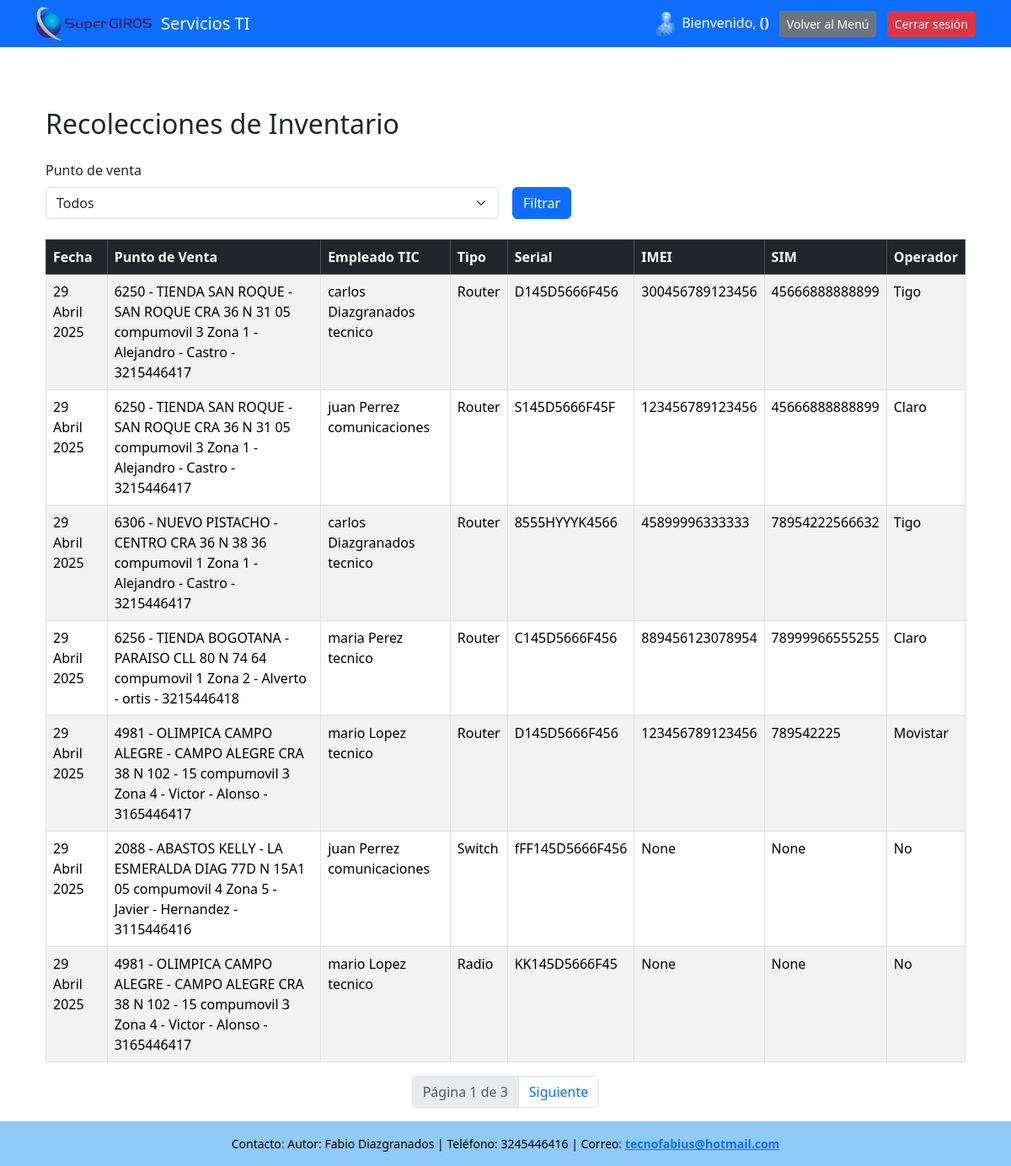
Page /lista-recolecciones/ (signed in) on the committed database.
### servicios_ti/models.py (models this page shows, shortened)
class RecolectoInventario(models.Model):
    TIPO_DISPOSITIVO = [
        ('router', 'Router'),
        ('mikrotik', 'Mikrotik'),
        ('switch', 'Switch'),
        ('radio', 'Radio'),
        ('otro', 'Otro'),
    ]
    OPERADOR = [
        ('tigo', 'Tigo'),
        ('claro', 'Claro'),
        ('movistar', 'Movistar'),
        ('no', 'No'),
    ]
    empleadotic = models.ForeignKey(
        Usuario,
        on_delete=models.CASCADE,
        limit_choices_to=Q(rol='tecnico') | Q(rol='comunicaciones') | Q(rol='administrador'),
        verbose_name="Empleado TIC"
    )
    punto_venta = models.ForeignKey(PuntoVenta, on_delete=models.CASCADE)
    tipo_dispositivo = models.CharField(max_length=50, choices=TIPO_DISPOSITIVO, null=True, blank=True)
    serial = models.CharField(max_length=100, null=True, blank=True)
    imei = models.CharField(max_length=15, null=True, blank=True)
    numerosimcard = models.CharField(max_length=15, null=True, blank=True)
    operador = models.CharField(max_length=20, choices=OPERADOR, null=True, blank=True)
    fecha_recoleccion = models.DateField(auto_now_add=True)

class PuntoVenta(models.Model):
    objects = None
    MODALIDAD = [
        ('local', 'Local'),
        ('compumovil', 'Compumovil'),
    ]
    numero_punto = models.PositiveIntegerField(unique=True)
    nombre = models.CharField(max_length=255)
    direccion = models.CharField(max_length=255)
    modalidad = models.CharField(max_length=25, choices=MODALIDAD)
    rango_valor = models.PositiveIntegerField()
    zona = models.ForeignKey(Zona, on_delete=models.CASCADE)  # Relación nueva con Zona
    def __str__(self):
        return f"{self.numero_punto} - {self.nombre} {self.direccion} {self.modalidad} {self.rango_valor} {self.zona}"

class Zona(models.Model):
    ORIENTACION = [
        ('ciudad', 'Ciudad'),
        ('poblaciones', 'Poblaciones'),
    ]
    numero_zona = models.PositiveIntegerField(unique=True)
    nombre_admin_zona = models.CharField(max_length=255)
    apellido_admin_zona = models.CharField(max_length=255)
    telefono = models.CharField(max_length=15)
    orientacion = models.CharField(max_length=20, choices=ORIENTACION)
    def __str__(self):
        return f"Zona {self.numero_zona} - {self.nombre_admin_zona} - {self.apellido_admin_zona} - {self.telefono}"

class Usuario(models.Model):
    ROLES = [
        ('administrador', 'Administrador'),
        ('tecnico', 'Técnico'),
        ('comunicaciones', 'Comunicaciones')
    ]
    nombre_usuario= models.CharField(max_length=100)
    apellido = models.CharField(max_length=100)
    rol = models.CharField(max_length=50, choices=ROLES)
    password_usuario = models.CharField(max_length=20)
    email = models.EmailField('correo electrónico', unique=True)
    USERNAME_FIELD = 'nombre_usuario'
    REQUIRED_FIELDS = ['username', 'nombre_completo', 'rol']
    def __str__(self):
        return f"{self.nombre_usuario} {self.apellido} {self.rol}"

### servicios_ti/views.py (the view)
# urls.py: path('lista-recolecciones/', views.listar_recolecciones, name='lista_recolecciones'),
def listar_recolecciones(request):
    if 'usuario_id' not in request.session:
        return redirect('login')
    punto_id = request.GET.get('punto')
    puntos = PuntoVenta.objects.all()
    recolectos = RecolectoInventario.objects.all()
    if punto_id:
        recolectos = recolectos.filter(punto_venta_id=punto_id)
    paginator = Paginator(recolectos, 7)  # Mostrar 10 por página
    page_number = request.GET.get('page')
    page_obj = paginator.get_page(page_number)
    return render(request, 'lista_recolecciones.html', {
        'page_obj': page_obj,
        'puntos': puntos,
        'punto_seleccionado': punto_id
    })

### servicios_ti/templates/lista_recolecciones.html (shortened to what this page needs)
{% extends 'base.html' %}
{% block content %}
{% load static %}
<div class="container mt-5">
    <h2 class="mb-4">Recolecciones de Inventario</h2>
    <form method="get" class="row g-3 mb-4">
        <div class="col-md-6">
            <label for="punto" class="form-label">Punto de venta</label>
            <select name="punto" id="punto" class="form-select">
                <option value="">Todos</option>
            </select>
        </div>
        <div class="col-md-2 align-self-end">
            <button type="submit" class="btn btn-primary">Filtrar</button>
        </div>
    </form>
    <table class="table table-bordered table-striped">
        <thead class="table-dark">
            <tr>
                <th>Fecha</th>
                <th>Punto de Venta</th>
                <th>Empleado TIC</th>
                <th>Tipo</th>
                <th>Serial</th>
                <th>IMEI</th>
                <th>SIM</th>
                <th>Operador</th>
            </tr>
        </thead>
        <tbody>
           {% for r in page_obj %}
    <tr>
        <td>{{ r.fecha_recoleccion }}</td>
        <td>{{ r.punto_venta }}</td>
        <td>{{ r.empleadotic }}</td>
        <td>{{ r.get_tipo_dispositivo_display }}</td>
        <td>{{ r.serial }}</td>
        <td>{{ r.imei }}</td>
        <td>{{ r.numerosimcard }}</td>
        <td>{{ r.get_operador_display }}</td>
    </tr>
    {% empty %}
    <tr>
        <td colspan="8" class="text-center">No hay registros disponibles.</td>
    </tr>
    {% endfor %}
        </tbody>
    </table>
    <nav aria-label="Page navigation" class="mt-3">
    <ul class="pagination justify-content-center">
        <li class="page-item disabled"><span class="page-link">Página {{ page_obj.number }} de {{ page_obj.paginator.num_pages }}</span></li>
        {% if page_obj.has_next %}
        <li class="page-item">
            <a class="page-link" href="?{% if punto_seleccionado %}punto={{ punto_seleccionado }}&{% endif %}page={{ page_obj.next_page_number }}">Siguiente</a>
        </li>
        {% endif %}
    </ul>
</nav>
</div>
{% endblock %}

### servicios_ti/templates/base.html (style rules this page uses)
html, body { height: 100%; margin: 0; }

### rows in the picture
RecolectoInventario: fecha_recoleccion "29 Abril 2025", punto_venta "6250 - TIENDA SAN ROQUE - SAN ROQUE CRA 36 N 31 05 compumovil 3 Zona 1 - Alejandro - Castro - 3215446417", empleadotic "carlos Diazgranados tecnico", tipo_dispositivo "Router", serial "D145D5666F456", imei "300456789123456", numerosimcard "45666888888899", operador "Tigo"
RecolectoInventario: fecha_recoleccion "29 Abril 2025", punto_venta "6250 - TIENDA SAN ROQUE - SAN ROQUE CRA 36 N 31 05 compumovil 3 Zona 1 - Alejandro - Castro - 3215446417", empleadotic "juan Perrez comunicaciones", tipo_dispositivo "Router", serial "S145D5666F45F", imei "123456789123456", numerosimcard "45666888888899", operador "Claro"
RecolectoInventario: fecha_recoleccion "29 Abril 2025", punto_venta "6306 - NUEVO PISTACHO - CENTRO CRA 36 N 38 36 compumovil 1 Zona 1 - Alejandro - Castro - 3215446417", empleadotic "carlos Diazgranados tecnico", tipo_dispositivo "Router", serial "8555HYYYK4566", imei "45899996333333", numerosimcard "78954222566632", operador "Tigo"
RecolectoInventario: fecha_recoleccion "29 Abril 2025", punto_venta "6256 - TIENDA BOGOTANA - PARAISO CLL 80 N 74 64 compumovil 1 Zona 2 - Alverto - ortis - 3215446418", empleadotic "maria Perez tecnico", tipo_dispositivo "Router", serial "C145D5666F456", imei "889456123078954", numerosimcard "78999966555255", operador "Claro"
RecolectoInventario: fecha_recoleccion "29 Abril 2025", punto_venta "4981 - OLIMPICA CAMPO ALEGRE - CAMPO ALEGRE CRA 38 N 102 - 15 compumovil 3 Zona 4 - Victor - Alonso - 3165446417", empleadotic "mario Lopez tecnico", tipo_dispositivo "Router", serial "D145D5666F456", imei "123456789123456", numerosimcard "789542225", operador "Movistar"
RecolectoInventario: fecha_recoleccion "29 Abril 2025", punto_venta "2088 - ABASTOS KELLY - LA ESMERALDA DIAG 77D N 15A1 05 compumovil 4 Zona 5 - Javier - Hernandez - 3115446416", empleadotic "juan Perrez comunicaciones", tipo_dispositivo "Switch", serial "fFF145D5666F456", imei "None", numerosimcard "None", operador "No"
RecolectoInventario: fecha_recoleccion "29 Abril 2025", punto_venta "4981 - OLIMPICA CAMPO ALEGRE - CAMPO ALEGRE CRA 38 N 102 - 15 compumovil 3 Zona 4 - Victor - Alonso - 3165446417", empleadotic "mario Lopez tecnico", tipo_dispositivo "Radio", serial "KK145D5666F45", imei "None", numerosimcard "None", operador "No"

### other values in the picture
{{ page_obj.number }} "1"
{{ page_obj.paginator.num_pages }} "3"
